Frame 1 (no input): blank canvas, image omitted
Frame 60 (the mouse pressed at the canvas centre just before this capture): blank canvas, image omitted
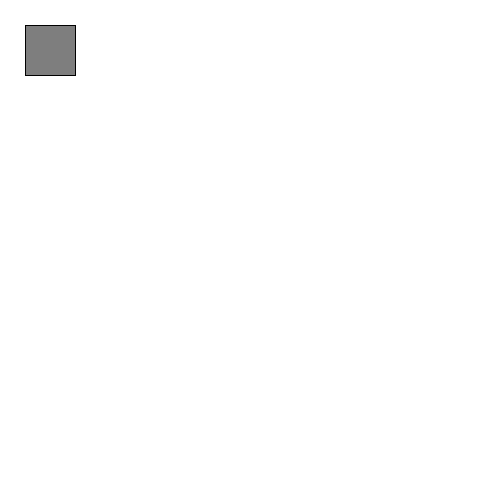
Frame 120 (the mouse held since frame 60 and released just before this capture)

The Processing sketch whose frames 1 and 60 were blank and that drew this single picture after the mouse press (run headless with seeded random() and noise(); from frame 60 on, the mouse is pressed at the canvas centre):

// Processing sketch: sketch_160803c
// ── sketch_160803c.pde
//void setup(){
//  size(500,500);
//  background(255);

//}

//void draw(){
//if(mousePressed && mouseButton == LEFT){
//fill(mouseX);


//line(random(50),mouseY,random(50),mouseX);

//}else if (mousePressed && mouseButton == RIGHT){
  
//  clear();
//  background(255);

//}

//}



void setup(){
  size(500,500);
  background(255);

}

void draw(){
rect(25,25,50,50);}

void mousePressed(){

if(mouseButton == LEFT){

fill(0);
} else if (mouseButton == RIGHT){fill(255);}
else{fill(126);}
}
